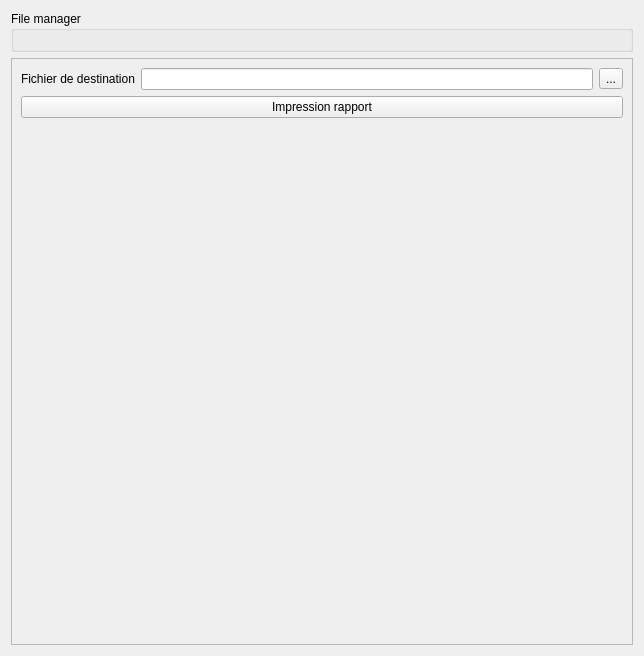
<?xml version="1.0" encoding="UTF-8"?>
<ui version="4.0">
 <class>Form</class>
 <widget class="QWidget" name="Form">
  <property name="geometry">
   <rect>
    <x>0</x>
    <y>0</y>
    <width>644</width>
    <height>656</height>
   </rect>
  </property>
  <property name="windowTitle">
   <string>Form</string>
  </property>
  <layout class="QVBoxLayout" name="verticalLayout">
   <item>
    <widget class="QGroupBox" name="groupBox_filemanager">
     <property name="title">
      <string>File manager</string>
     </property>
     <layout class="QVBoxLayout" name="verticalLayout_3"/>
    </widget>
   </item>
   <item>
    <widget class="QFrame" name="frame">
     <property name="frameShape">
      <enum>QFrame::StyledPanel</enum>
     </property>
     <property name="frameShadow">
      <enum>QFrame::Raised</enum>
     </property>
     <layout class="QGridLayout" name="gridLayout">
      <item row="0" column="1">
       <widget class="QLineEdit" name="lineEdit_nom"/>
      </item>
      <item row="1" column="0" colspan="3">
       <widget class="QPushButton" name="pushButton_export">
        <property name="text">
         <string>Impression rapport</string>
        </property>
       </widget>
      </item>
      <item row="0" column="0">
       <widget class="QLabel" name="label">
        <property name="text">
         <string>Fichier de destination</string>
        </property>
       </widget>
      </item>
      <item row="2" column="0">
       <spacer name="verticalSpacer">
        <property name="orientation">
         <enum>Qt::Vertical</enum>
        </property>
        <property name="sizeHint" stdset="0">
         <size>
          <width>20</width>
          <height>40</height>
         </size>
        </property>
       </spacer>
      </item>
      <item row="0" column="2">
       <widget class="QToolButton" name="toolButton_filechooser">
        <property name="text">
         <string>...</string>
        </property>
       </widget>
      </item>
     </layout>
    </widget>
   </item>
  </layout>
 </widget>
 <resources/>
 <connections/>
</ui>
